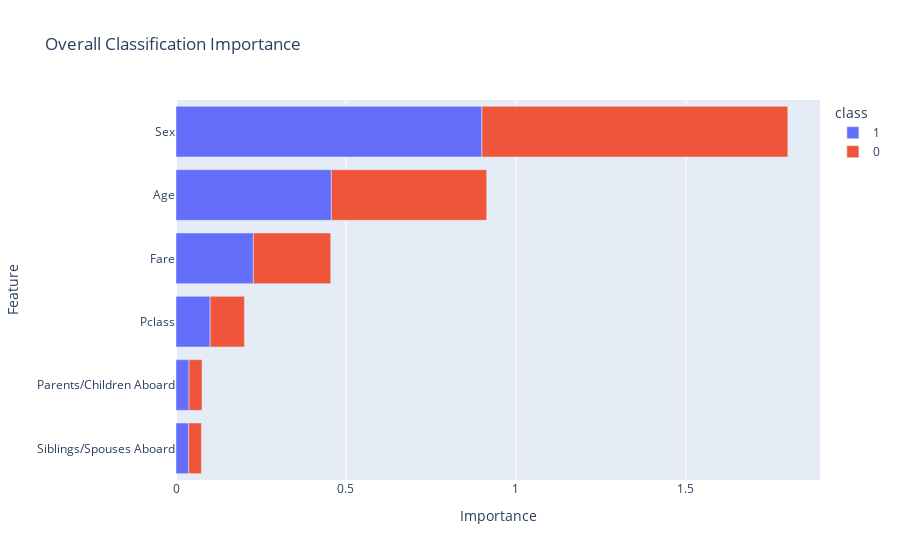

Notebook code for this chart:
### Code cell
acme_rf.summary_plot()

### Figure 1 — Plotly figure (JSON) as saved in the notebook; plotly's stock layout.template omitted (floating-point values rounded to 4 significant figures)
{"data": [{"alignmentgroup": "True", "hovertemplate": "class=1<br>Importance=%{x}<br>Feature=%{y}<extra></extra>", "legendgroup": "1", "marker": {"color": "#636efa"}, "name": "1", "offsetgroup": "1", "orientation": "h", "showlegend": true, "textposition": "auto", "type": "bar", "x": [0.03738, 0.03829, 0.1006, 0.2275, 0.457, 0.8998], "xaxis": "x", "y": ["Siblings/Spouses Aboard", "Parents/Children Aboard", "Pclass", "Fare", "Age", "Sex"], "yaxis": "y"}, {"alignmentgroup": "True", "hovertemplate": "class=0<br>Importance=%{x}<br>Feature=%{y}<extra></extra>", "legendgroup": "0", "marker": {"color": "#EF553B"}, "name": "0", "offsetgroup": "0", "orientation": "h", "showlegend": true, "textposition": "auto", "type": "bar", "x": [0.03738, 0.03829, 0.1006, 0.2275, 0.457, 0.8998], "xaxis": "x", "y": ["Siblings/Spouses Aboard", "Parents/Children Aboard", "Pclass", "Fare", "Age", "Sex"], "yaxis": "y"}], "layout": {"barmode": "relative", "legend": {"title": {"text": "class"}, "tracegroupgap": 0}, "title": {"text": "Overall Classification Importance"}, "xaxis": {"anchor": "y", "domain": [0, 1], "title": {"text": "Importance"}}, "yaxis": {"anchor": "x", "domain": [0, 1], "title": {"text": "Feature"}}}}
